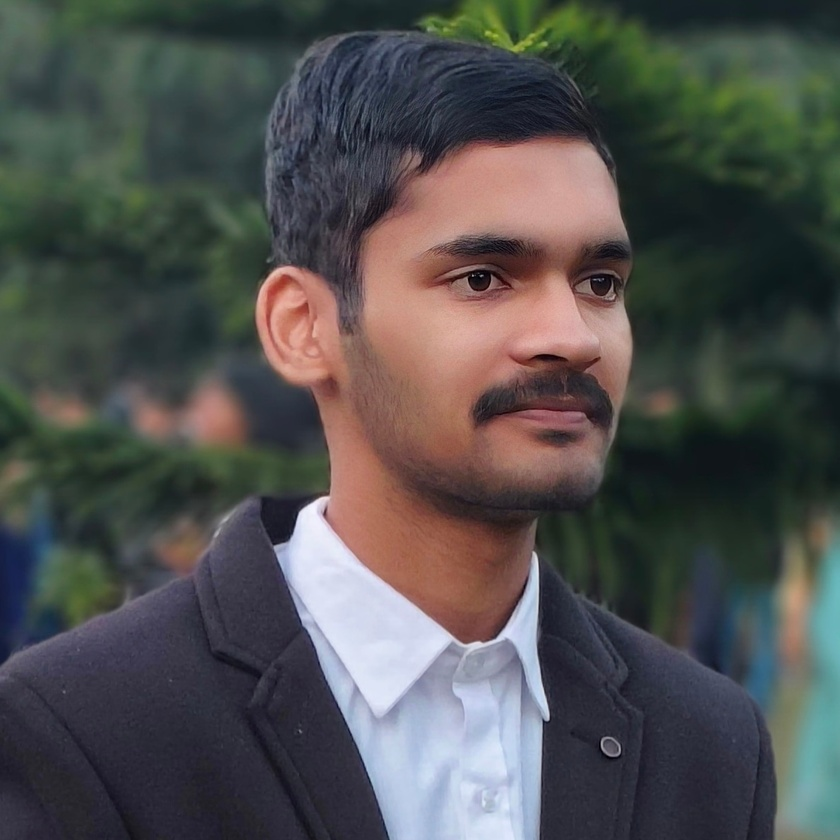
#> input picture input_image.jpg, 840 x 840 px, shrunk from 1190 x 1190 before the run
$ python dycrpt_to_color_1.py
#> lines starting #> are read from the running program, lines starting #| are printed output that depends on the picture
import numpy as np
import cv2
import pywt
from scipy.linalg import svd

# Arnold Cat Map Transformation
def arnold_cat_map(img, iterations=5):
    h, w = img.shape
    transformed = np.copy(img)
    for _ in range(iterations):
        temp = np.zeros_like(transformed)
        for x in range(h):
            for y in range(w):
                new_x = (x + y) % h
                new_y = (x + 2 * y) % w
                temp[new_x, new_y] = transformed[x, y]
        transformed = temp
    return transformed

# Logistic Map for Chaotic Sequence
def logistic_map(size, r=3.9, x0=0.5):
    x = np.zeros(size)
    x[0] = x0
    for i in range(1, size):
        x[i] = r * x[i - 1] * (1 - x[i - 1])
    return (x * 255).astype(np.uint8)

# Encrypt Image using DWT + SVD + ACM + Chaos
def encrypt_image(img_path):
#> called with img_path = 'input_image.jpg'
    img = cv2.imread(img_path)
#> img is the input picture: shape (840, 840, 3); mean B, G, R 79, 80, 80.1
    if img is None:
        raise ValueError(f"Image not found or unable to read: {img_path}")

    img = cv2.cvtColor(img, cv2.COLOR_BGR2RGB)

    # Save original color channels
    original_r, original_g, original_b = cv2.split(img)
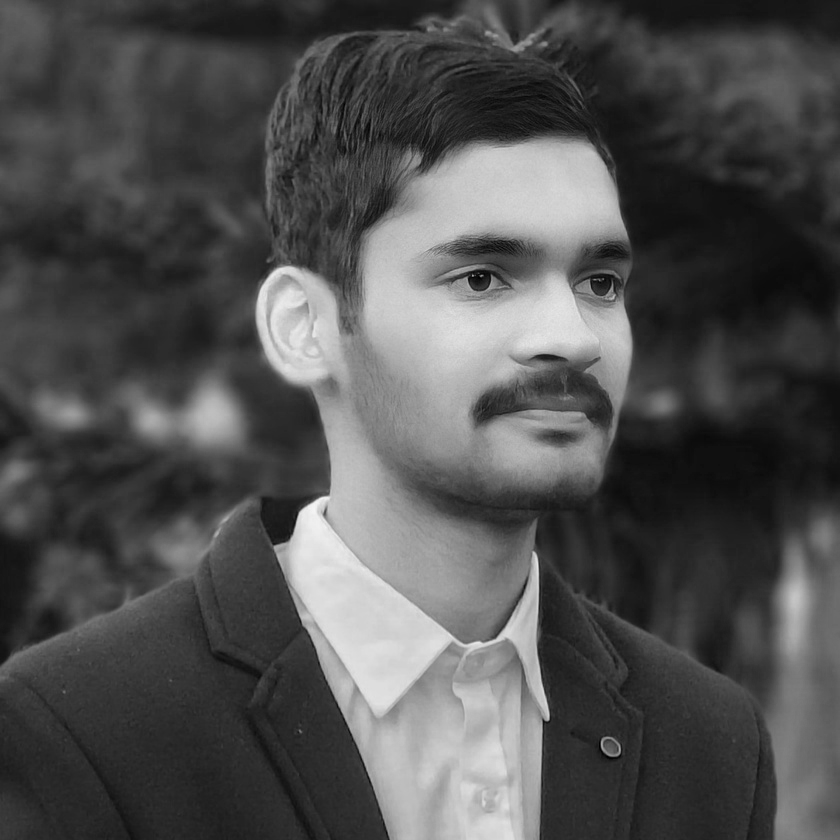
#> original_r: shape (840, 840); min 0, max 246, mean 80.1

    # Convert to Grayscale
    gray = cv2.cvtColor(img, cv2.COLOR_RGB2GRAY).astype(np.float64)

    # Apply DWT
    coeffs = pywt.dwt2(gray, 'db4')
    LL, (LH, HL, HH) = coeffs
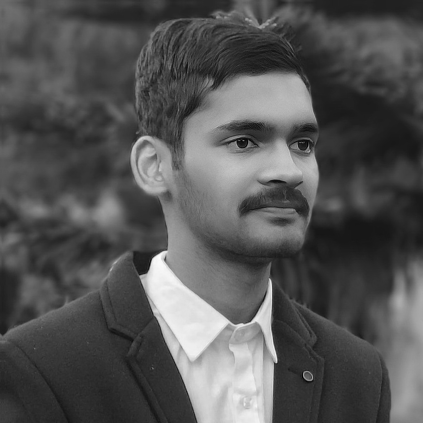
#> LL: shape (423, 423) float64; min -5.63, max 491, mean 159.2; drawn with min black and max white
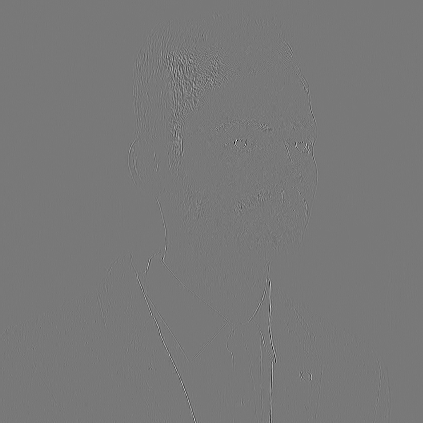
#> HL: shape (423, 423) float64; min -83.45, max 92.65, mean 0; drawn with min black and max white

    # Apply SVD on LL Sub-band
    U, S, Vt = svd(LL)
#> S = 423 values, max 72582.2 at index 0, min 0.00123 at index 422, mean 576.1

    # Generate Chaotic Sequence
    chaotic_seq = logistic_map(len(S))
#> chaotic_seq = 423 values, max 248 at index 1, min 24 at index 2, mean 149.9

    # Encrypt Singular Values
    S_encrypted = S + chaotic_seq
#> S_encrypted = 423 values, max 72709.2 at index 0, min 30.42 at index 358, mean 726

    # Apply Arnold Cat Map on U and V matrices
    U_encrypted = arnold_cat_map(U)
    Vt_encrypted = arnold_cat_map(Vt)

    # Reconstruct Encrypted LL
    LL_encrypted = np.dot(U_encrypted, np.dot(np.diag(S_encrypted), Vt_encrypted))
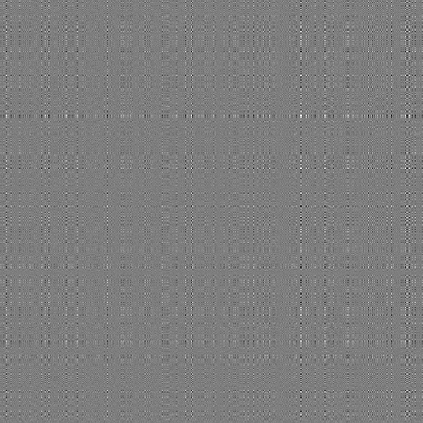
#> LL_encrypted: shape (423, 423) float64; min -1740.4, max 1777.9, mean 0; drawn with min black and max white

    # Apply Inverse DWT to Get Encrypted Image
    encrypted_img = pywt.idwt2((LL_encrypted, (LH, HL, HH)), 'db4')

    return encrypted_img, U_encrypted, S_encrypted, Vt_encrypted, chaotic_seq, LH, HL, HH, original_r, original_g, original_b

# Decrypt Image
def decrypt_image(U, S, Vt, chaotic_seq, LH, HL, HH, original_r, original_g, original_b):
    # Recover Singular Values
    S_decrypted = S - chaotic_seq

    # Apply Inverse Arnold Cat Map
    U_decrypted = arnold_cat_map(U, iterations=5)
    Vt_decrypted = arnold_cat_map(Vt, iterations=5)

    # Reconstruct Decrypted LL Sub-band
    LL_decrypted = np.dot(U_decrypted, np.dot(np.diag(S_decrypted), Vt_decrypted))

    # Apply Inverse DWT
    decrypted_gray = pywt.idwt2((LL_decrypted, (LH, HL, HH)), 'db4')

    # Clip values for valid pixel range
    decrypted_gray = np.clip(decrypted_gray, 0, 255).astype(np.uint8)

    # Merge with Original Color Channels
    decrypted_color = cv2.merge((original_r, original_g, decrypted_gray))

    return decrypted_color

# Example Usage
image_path = "input_image.jpg"
encrypted_img, U, S, Vt, chaotic_seq, LH, HL, HH, orig_r, orig_g, orig_b = encrypt_image(image_path)
#> S has the same summary as S_encrypted in encrypt_image

# Save Encrypted Image
cv2.imwrite("encrypted_image.jpg", np.clip(encrypted_img, 0, 255).astype(np.uint8))
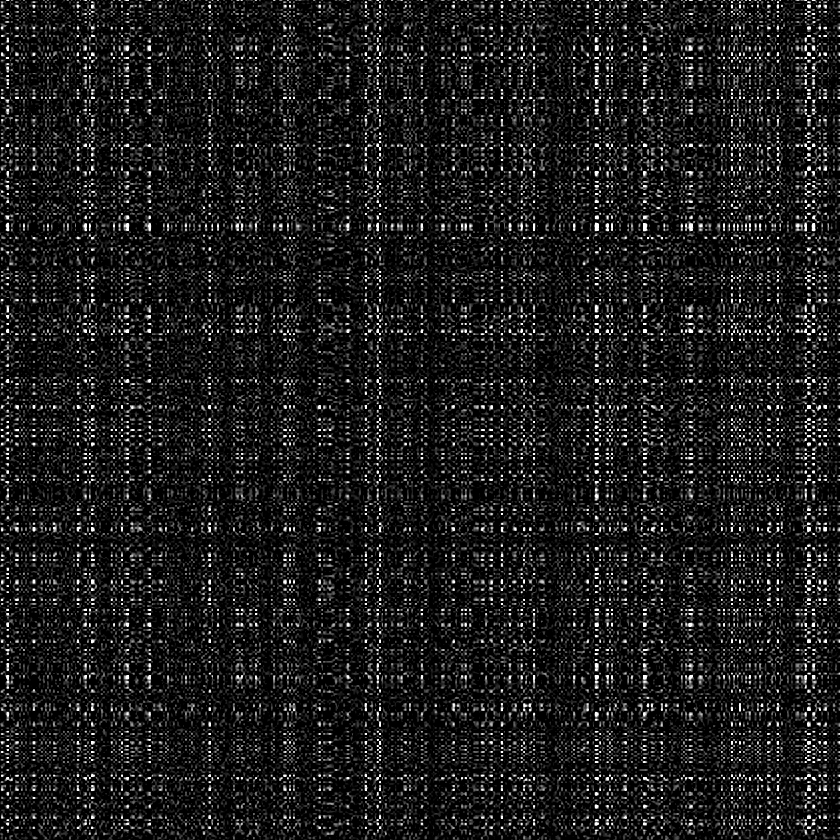
#> saved as encrypted_image.jpg: shape (840, 840); min 0, max 255, mean 27.9

# Decrypt
decrypted_color_img = decrypt_image(U, S, Vt, chaotic_seq, LH, HL, HH, orig_r, orig_g, orig_b)
#> in decrypt_image, `S_decrypted = S - chaotic_seq`: S_decrypted has the same summary as S in encrypt_image
#> in decrypt_image, `decrypted_gray = np.clip(decrypted_gray, 0, 255).astype(np.uint8)`:
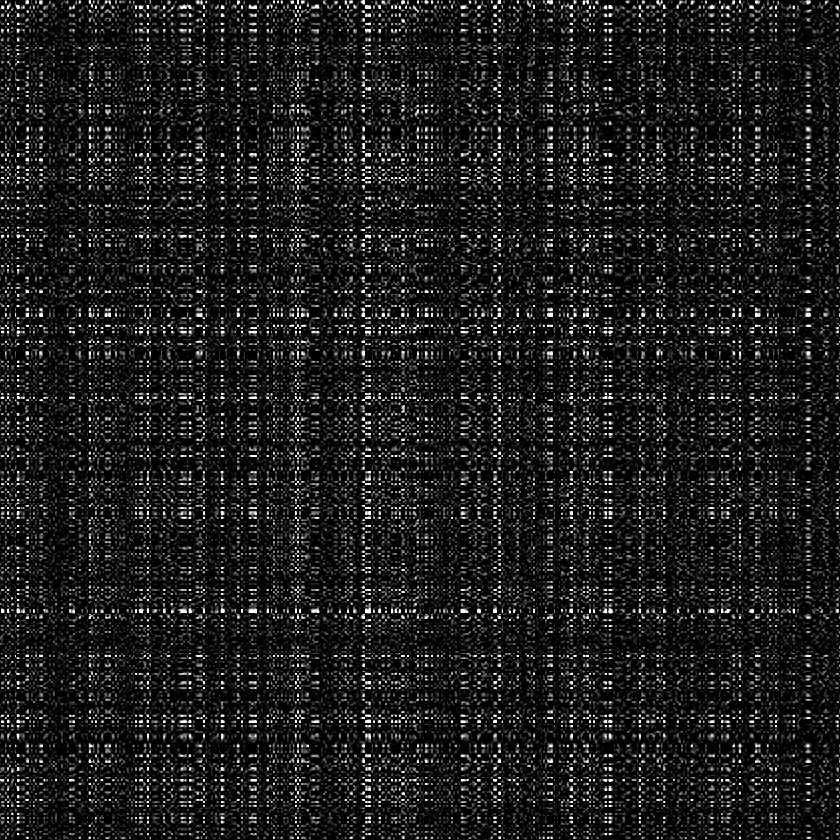
#> decrypted_gray: shape (840, 840); min 0, max 255, mean 28.4
#> in decrypt_image, `decrypted_color = cv2.merge((original_r, original_g, decrypted_gray))`:
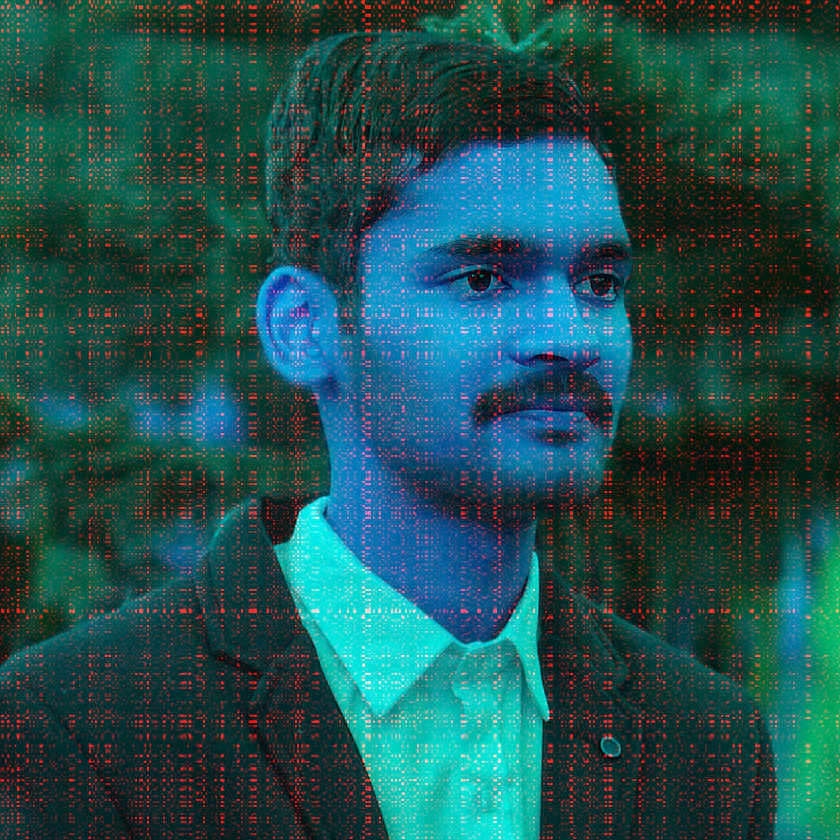
#> decrypted_color: shape (840, 840, 3); mean of channels 0, 1, 2 80.1, 80, 28.4; drawn as B, G, R

# Save Decrypted Color Image
cv2.imwrite("decrypted_color_image.jpg", decrypted_color_img)
